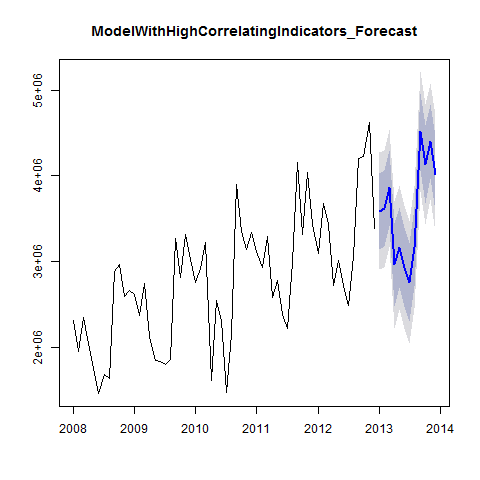

Write the R code that produced this figure.
#Creates ModelWithHighCorrelatingIndicators_Forecast plot

png("Plots/ModelWithHighCorrelatingIndicators_Forecast_plot.png")
plot(ModelWithHighCorrelatingIndicators_Forecast, main="ModelWithHighCorrelatingIndicators_Forecast")
dev.off()